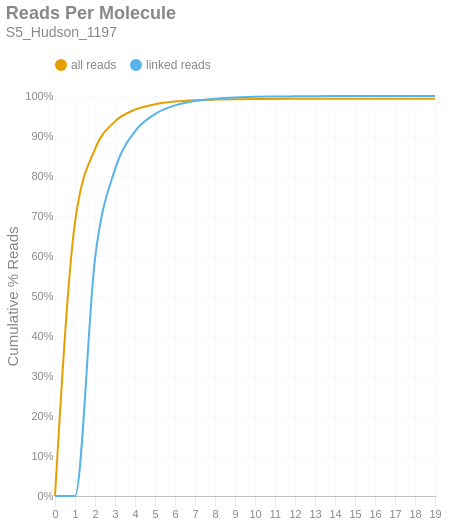

The notebook cell saved with this chart:
### Markdown cell above
### Reads per Molecule
This chart shows the cumulative distribution of the number of reads per linked molecule. That is, how many alignments are associated with a unique molecule. This excludes the number of reads associated with invalid or absent linked-read barcodes. The `linked` histogram is the percentages recalculated when disregarding singletons.

### Code cell
if SKIPLR:
    print_html(f"Skipped")
else:
    counts = np.bincount(valids['reads'].cast(pl.Int64).to_numpy())
    weighted = counts * np.arange(len(counts))
    all_perc = weighted / n_reads
    linked_perc = weighted / n_linked_reads
    linked_perc[1] = 0
    binned_df = pl.DataFrame({
        'readsper': list(range(len(counts))),
        'all reads (cumsum)': np.cumsum(all_perc).tolist(),
        'linked reads (cumsum)': np.cumsum(linked_perc).tolist(),
    })

    with SafeRender(binned_df):
        (
            density_plot(binned_df, 'Reads Per Molecule', samplename, 'readspmol')
            .encode(
                x=alt.X('readsper:O', title=None).axis(labelAngle=0).scale(padding=0),
                y=alt.Y('value:Q', title='Cumulative % Reads').axis(format='%').stack(False),
                color=alt.Color("key:N").scale(domain=["all reads", "linked reads"]),
                tooltip=[
                    alt.Tooltip("key:N", title="Data Type"),
                    alt.Tooltip("readsper:O", title="Reads Per Molecule"),
                    alt.Tooltip("value:Q", format=".2%", title="% Reads (Cum.)")
                ]            
            )
        ).display()

### Figure 1 — Vega-Lite specification as saved in the notebook (floating-point values rounded to 4 significant figures)
{"width": "container", "height": 400, "config": {"title": {"anchor": "start", "dy": -15, "fontSize": 18, "color": "#888888", "subtitleColor": "#888888", "subtitleFontSize": 14}, "arc": {"fill": "#0072B2"}, "axis": {"domainColor": "#888888", "domainWidth": 0.5, "gridWidth": 0.2, "grid": false, "titleFontWeight": 400, "titleFontSize": 15, "labelFontSize": 11, "labelColor": "#888888", "tickColor": "#888888", "tickWidth": 0.2, "titleColor": "#888888"}, "axisBand": {"grid": false}, "axisX": {"grid": true, "tickSize": 10, "domainCap": "round"}, "axisY": {"domain": false, "grid": true, "tickSize": 0, "domainCap": "round"}, "background": "transparent", "header": {"labelFontSize": 15, "labelColor": "#888888", "titleFontSize": 15, "titleFontWeight": 600, "titleColor": "#888888"}, "legend": {"labelFont": "sans-serif", "labelFontSize": 12, "labelColor": "#888888", "symbolSize": 100, "symbolType": "circle", "titleFontSize": 12, "titlePadding": 10, "titleColor": "#888888", "title": null, "orient": "top"}, "range": {"category": ["#E69F00", "#56B4E9", "#009E73", "#F0E442", "#0072B2", "#D55E00", "#CC79A7", "#000000"], "diverging": ["#cfe8f3", "#a2d4ec", "#73bfe2", "#46abdb", "#1696d2", "#12719e"]}, "area": {"fill": "#0072B2", "fillOpacity": 0.7, "line": true, "strokeOpacity": 0.7}, "line": {"color": "#0072B2", "stroke": "#0072B2", "strokeWidth": 2}, "trail": {"color": "#0072B2", "stroke": "#0072B2", "strokeWidth": 0, "size": 1}, "point": {"filled": true, "fillOpacity": 1.0, "size": 95}, "text": {"color": "#888888", "fontSize": 11, "align": "right", "fontWeight": 400, "size": 11}, "bar": {"fill": "#0072B2", "stroke": null}, "view": {"stroke": null, "continuousWidth": 660, "continuousHeight": 400}}, "data": {"name": "data-516ccc7c3b9c0e5f54c8b5cf773b4092"}, "mark": {"type": "line", "interpolate": "monotone", "point": {"opacity": 0, "size": 275}}, "encoding": {"color": {"field": "key", "scale": {"domain": ["all reads", "linked reads"]}, "type": "nominal"}, "tooltip": [{"field": "key", "title": "Data Type", "type": "nominal"}, {"field": "readsper", "title": "Reads Per Molecule", "type": "ordinal"}, {"field": "value", "format": ".2%", "title": "% Reads (Cum.)", "type": "quantitative"}], "x": {"axis": {"labelAngle": 0}, "field": "readsper", "scale": {"padding": 0}, "title": null, "type": "ordinal"}, "y": {"axis": {"format": "%"}, "field": "value", "stack": false, "title": "Cumulative % Reads", "type": "quantitative"}}, "params": [{"name": "param_c36ac31b6afebe62", "select": {"type": "point", "fields": ["key"]}, "bind": "legend"}], "title": {"text": "Reads Per Molecule", "subtitle": "S5_Hudson_1197"}, "transform": [{"fold": ["all reads (cumsum)", "linked reads (cumsum)"]}, {"calculate": "replace(datum.key, ' (cumsum)', '')", "as": "key"}, {"filter": {"param": "param_c36ac31b6afebe62"}}], "usermeta": {"embedOptions": {"downloadFileName": "S5_Hudson_1197.readspmol"}}, "$schema": "https://vega.github.io/schema/vega-lite/v6.1.0.json", "datasets": {"data-516ccc7c3b9c0e5f54c8b5cf773b4092": [{"readsper": 0, "all reads (cumsum)": 0.0, "linked reads (cumsum)": 0.0}, {"readsper": 1, "all reads (cumsum)": 0.6841, "linked reads (cumsum)": 0.0}, {"readsper": 2, "all reads (cumsum)": 0.8674, "linked reads (cumsum)": 0.5931}, {"readsper": 3, "all reads (cumsum)": 0.9365, "linked reads (cumsum)": 0.8166}, {"readsper": 4, "all reads (cumsum)": 0.9659, "linked reads (cumsum)": 0.9118}, {"readsper": 5, "all reads (cumsum)": 0.9793, "linked reads (cumsum)": 0.9548}, {"readsper": 6, "all reads (cumsum)": 0.986, "linked reads (cumsum)": 0.9766}, {"readsper": 7, "all reads (cumsum)": 0.9894, "linked reads (cumsum)": 0.9878}, {"readsper": 8, "all reads (cumsum)": 0.9911, "linked reads (cumsum)": 0.9932}, {"readsper": 9, "all reads (cumsum)": 0.9921, "linked reads (cumsum)": 0.9965}, {"readsper": 10, "all reads (cumsum)": 0.9926, "linked reads (cumsum)": 0.998}, {"readsper": 11, "all reads (cumsum)": 0.9928, "linked reads (cumsum)": 0.9986}, {"readsper": 12, "all reads (cumsum)": 0.9929, "linked reads (cumsum)": 0.9991}, {"readsper": 13, "all reads (cumsum)": 0.9931, "linked reads (cumsum)": 0.9995}, {"readsper": 14, "all reads (cumsum)": 0.9931, "linked reads (cumsum)": 0.9997}, {"readsper": 15, "all reads (cumsum)": 0.9932, "linked reads (cumsum)": 0.9999}, {"readsper": 16, "all reads (cumsum)": 0.9932, "linked reads (cumsum)": 0.9999}, {"readsper": 17, "all reads (cumsum)": 0.9932, "linked reads (cumsum)": 0.9999}, {"readsper": 18, "all reads (cumsum)": 0.9932, "linked reads (cumsum)": 0.9999}, {"readsper": 19, "all reads (cumsum)": 0.9932, "linked reads (cumsum)": 1.0}]}}
